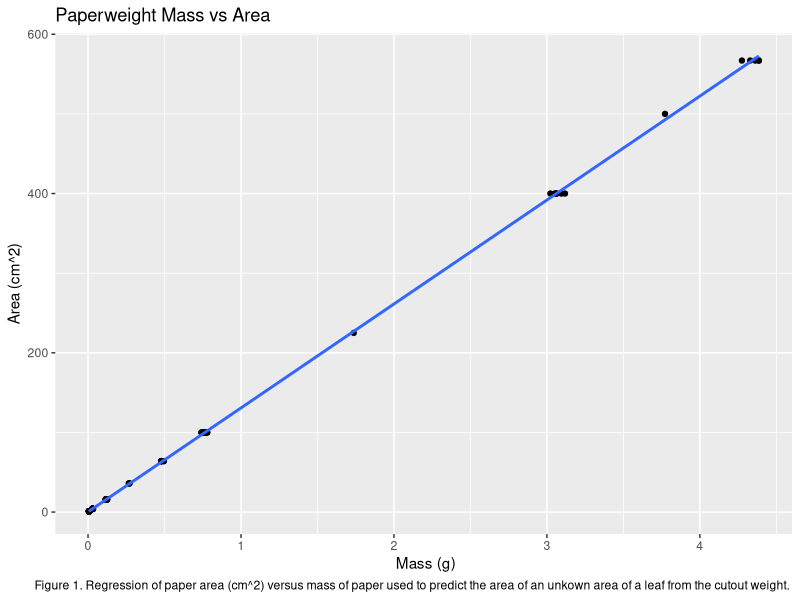
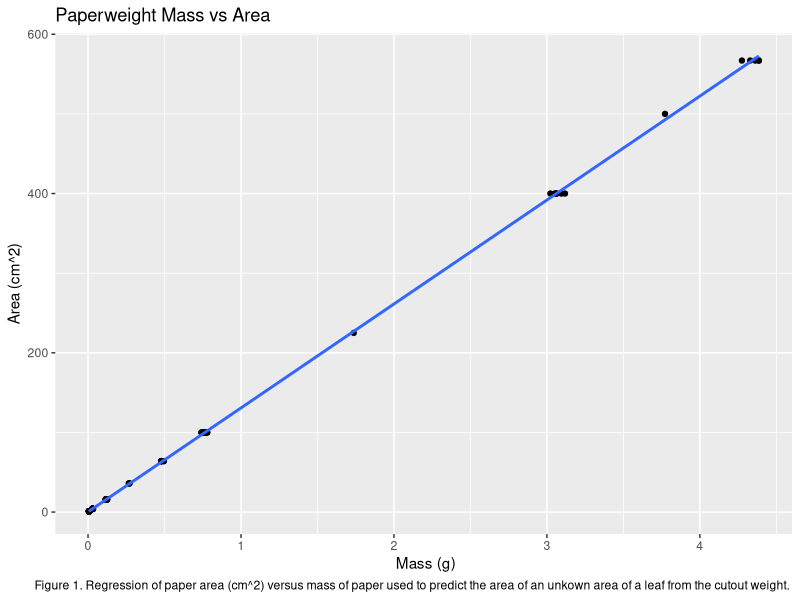

Write the R code that produced these figures, in order. (Note: this script raises an error after producing the figures.)
# install packages-----
# install.packages("tidyverse")
# install.packages("skimr")
# install.packages("readxl")
# install.packages("janitor")

# load libraries from packages -----
# library(skimr)
library(readxl)
library(tidyverse)

# load the data file from the data subdirectory
reg.df <- read_excel("data/lab_2_paperweights.xlsx") 

# now to look at the plot of the data
regression.plot <- reg.df |>  # the data to use called a dataframe
  ggplot(aes(x=mass_g , y=area_cm2)) + # aes is aesthetics and it is the x and y variables and x= y= does not need to be defined
  geom_point() + # adding a geometry of a point 
  geom_smooth(method="lm", se=FALSE) + # adding a geometry of a smoothed line as a linear model
  labs(title="Paperweight Mass vs Area", # add plot title
       x=" Mass (g)", # add x title label
       y="Area (cm^2)",
      caption = "Figure 1. Regression of paper area (cm^2) versus mass of paper used to predict the area of an unkown area of a leaf from the cutout weight. ") # add y title label
regression.plot # call the plot to show

# save the regression plot ---
ggsave(regression.plot, file = "figures/regression_plot.pdf", 
       width = 4, height = 4, units = "in", dpi = 300)

# The linear model or linear regression ------
# now to get the formula of the line the is in blue
# Assuming reg.df is your data frame and linear.model is your lm object
linear.model <- lm(area_cm2 ~ mass_g, data = reg.df)  # Refit the model if necessary
summary(linear.model)

# Extracting coefficients -0 the slope and intercept
coefficients <- coef(linear.model)
intercept <- coefficients[1]
slope <- coefficients[2]

# Create the line equation as a string
line_equation <- sprintf("y = %.4fx + %.4f", slope, intercept)

# Print the line equation
print(line_equation)

# now we have the linear model which allows us to transform mass into area
# y = 130.9774 (slope - how much area changes with a change in 1 unit of mass) * x + -0.0983 (y intercept)

# # # # # # # # # # # # # # # # # # # # # # # # # # # # # # # # # # # # # # # # # # # # # # # # # # # # # # # # 
# Read in leaf trace masses ------
trace.df <- read_excel("data/trace_masses.xlsx") 

# now we need to use the lineaer equation above to predict the 
# unknown area from the mass of the trace

# Mutate or create a new column of leaf area -----
trace.df <- trace.df |> 
  mutate(
    leaf_type = tolower(leaf_type),
    leaf_area_cm2 = slope * trace_mass_g + intercept)


# # # # # # # # # # # # # # # # # # # # # # # # # # # # # # # # # # # # # # # # # # # # # # # # # # # # # # # # 
# Determine the mean and standard errors -----
mean_se.df <- trace.df |>
  group_by(leaf_type) |> 
  summarize(
    mean_area_cm2 = round(mean(leaf_area_cm2, na.rm = TRUE),2),
   std_err_area =  round(sd(leaf_area_cm2, na.rm = TRUE)/sqrt(n()),2)
  )

# write the file out to a tab delimited file
write_tsv(mean_se.df, file=("output/leaf_area_mean_se.tsv"))


# # # # # # # # # # # # # # # # # # # # # # # # # # # # # # # # # # # # # # # # # # # # # # # # # # # # # # # # 
# Graph Leaf Areas -----
leaf_area.plot <- trace.df |> 
  ggplot(aes(x= leaf_type , y = leaf_area_cm2))+
  stat_summary(
    fun = mean, 
    geom = "point", 
    size = 3,    
    color = "red"
  ) +
  stat_summary( # Calculate and plot error bars for mean and SE
    fun.data = mean_se, 
    geom = "errorbar",  
    width = 0.2, 
    color = "blue"
  ) +
  labs(
    title = "Leaf Area by Type",
    x = "Leaf Type",
    y = "Area (cm^2)",
    caption = "Figure 2. Difference in mean area (cm^2 +/- 1 S.E. of sun 
    and shade leaves from species X. THe differnece between the 
    leaves was statistically significant with shade leaves being smaller 
    than sun leaves (t=XXX, d.f. = XXX, p = 0.0005). ) ") # add y title label
leaf_area.plot

# save the regression plot ---
ggsave(leaf_area.plot, file = "figures/leaf_area_plot.pdf", 
       width = 4, height = 4, units = "in", dpi = 300)

# # # # # # # # # # # # # # # # # # # # # # # # # # # # # # # # # # # # # # # # # # # # # # # # # # # # # # # # 
# Test if means are significantly different with a T-Test ----
# Performing the t-test
t_test.model <- t.test(leaf_area_cm2 ~ leaf_type, data = trace.df)

# Viewing the results
print(t_test.model)

# # # # # # # # # # # # # # # # # # # # # # # # # # # # # # # # # # # # # # # # # # # # # # # # # # # # # # # # 
# If we wanted to visualize how our T value falls on a T Distribution we can -------
# Extract t-value and degrees of freedom
t_value <- t_test.model$statistic
df <- t_test.model$parameter

# Plotting the t-distribution
t_dist_df <- data.frame(x = seq(-4, 4, length.out = 100))
t_dist_df$y <- dt(t_dist_df$x, df)

# Assuming t_dist_df and df are already defined
# Calculate critical values for annotation
critical_left <- qt(0.025, df, lower.tail = TRUE)
critical_right <- qt(0.975, df, lower.tail = TRUE)
max_y <- max(t_dist_df$y) * 0.9  # Calculate the y-position for the annotations

ggplot(t_dist_df, aes(x = x, y = y)) +
  geom_line() +  # Plot t-distribution
  geom_vline(xintercept = critical_left, linetype = "dashed", color = "red") +
  geom_vline(xintercept = critical_right, linetype = "dashed", color = "red") +
  geom_vline(xintercept = t_value, color = "blue", linetype = "dashed") +
  annotate("text", x = critical_right + 0.2, y = max_y, 
           label = "Observation \nunlikely", hjust = 0, color = "red") +
  annotate("text", x = critical_right - 0.2, y = max_y, 
           label = "Might be \nexpected", hjust = 1, color = "blue") +
  annotate("text", x = t_value, y = max(t_dist_df$y), label = sprintf("t = %.2f", t_value), vjust = -1, color = "blue") +
  labs(title = "Visualization of t-value on t-Distribution",
       x = "t-value",
       y = "Density")

